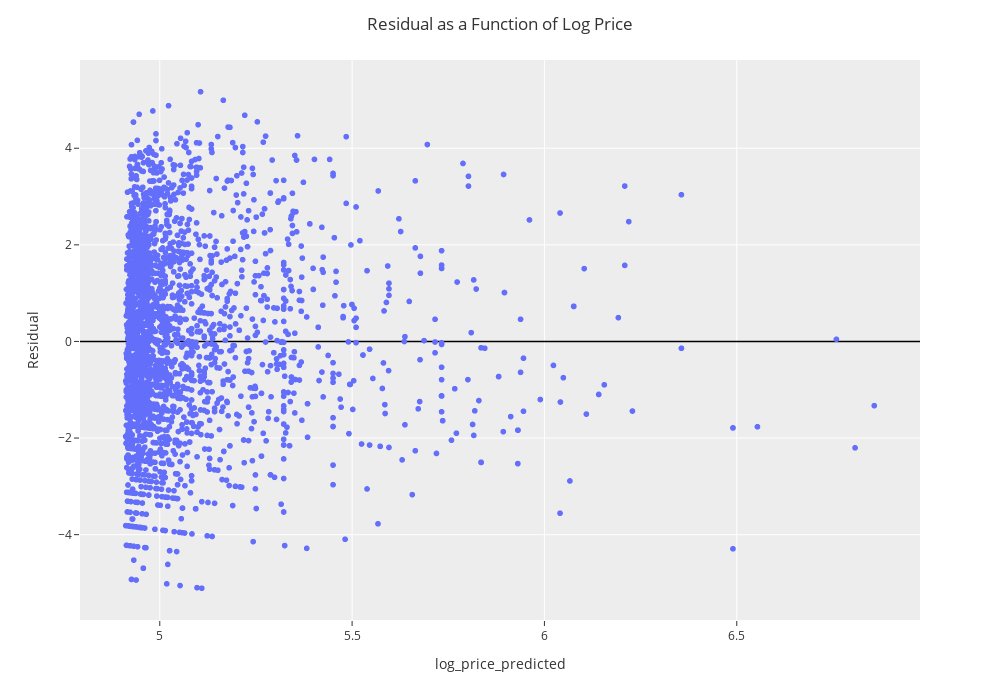

Write notebook code for a chart like this one.
### Code cell
fig = px.scatter(DF_log,
                 x='log_price_predicted',
                 y='Residual')

fig.update_layout(
    yaxis={'zeroline':True, 'zerolinewidth':1.5, 'zerolinecolor':"black"})

fig.update_layout(template="ggplot2",
                  title='Residual as a Function of Log Price',
                  title_x=0.5,
                  autosize=False,
                  width=1000,
                  height=700)

fig.show()

### Figure 1 — Plotly figure (JSON) as saved in the notebook; plotly's stock layout.template omitted (floating-point values rounded to 4 significant figures; data arrays with more than 128 entries replaced by an {"elided": "..."} marker saying what was removed)
{"data": [{"hovertemplate": "log_price_predicted=%{x}<br>Residual=%{y}<extra></extra>", "legendgroup": "", "marker": {"color": "#636efa", "symbol": "circle"}, "mode": "markers", "name": "", "showlegend": false, "type": "scattergl", "x": {"elided": "3211 float values"}, "xaxis": "x", "y": {"elided": "3211 float values"}, "yaxis": "y"}], "layout": {"autosize": false, "height": 700, "legend": {"tracegroupgap": 0}, "margin": {"t": 60}, "title": {"text": "Residual as a Function of Log Price", "x": 0.5}, "width": 1000, "xaxis": {"anchor": "y", "autorange": true, "domain": [0, 1], "range": [4.793, 6.976], "title": {"text": "log_price_predicted"}, "type": "linear"}, "yaxis": {"anchor": "x", "autorange": true, "domain": [0, 1], "range": [-5.766, 5.826], "title": {"text": "Residual"}, "type": "linear", "zeroline": true, "zerolinecolor": "black", "zerolinewidth": 1.5}}}
